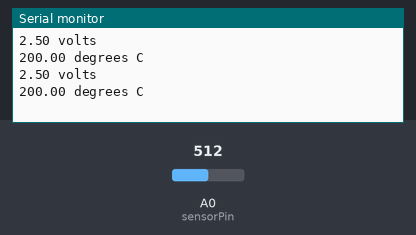
A program run on a simulated Arduino Uno, built with avr-gcc and run on an emulated ATmega328P. Shown: the last lines printed to the serial monitor. The inputs (shaded band) are chosen by the test bench; at power-on: A0 (sensorPin) = 512. The ROS host is connected and sends only what is stated.

Above: at 2.8 s.
2.9 s: A0 (sensorPin) set to 716
At 4.6 s:
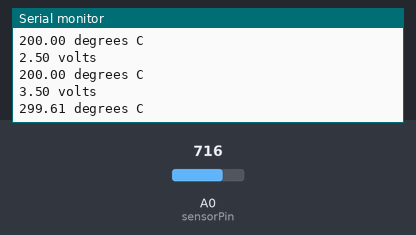
5.6 s: A0 (sensorPin) set to 900
At 7.4 s:
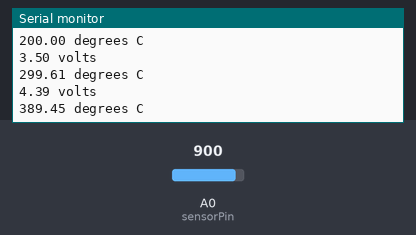
Timing chart, 0 to 8.9 s (numbered marks = the images above; inputs shaded):
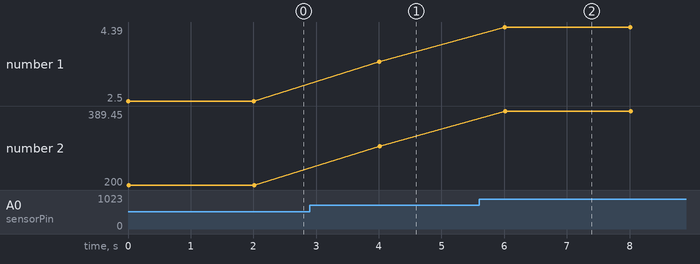

The program:

main.cpp
```cpp
#include <Arduino.h>
#include <ros.h>
#include <std_msgs/Float32.h>

int sensorPin = A0;
ros::NodeHandle nh;
std_msgs::Float32 tempC;
ros::Publisher pub("sensor_temperature", &tempC);

void setup()
{
  Serial.begin(9600);
  nh.initNode();
  nh.advertise(pub);
}

void loop()
{
 int reading = analogRead(sensorPin);
 float voltage = reading * 5.0;
 voltage /= 1024.0;

 Serial.print(voltage); Serial.println(" volts");

 float temperatureC = (voltage - 0.5) * 100 ;
 Serial.print(temperatureC);
 Serial.println(" degrees C");

 tempC.data = temperatureC;
 pub.publish(&tempC);
 nh.spinOnce();

 delay(2000);
}
```

Measured:
- after the input at 2.9 s, the serial monitor: prints a new line after 1.1 s (image 1)
- after the input at 5.6 s, the serial monitor: prints a new line after 0.41 s (image 2)
- plotted number 1: 2.5 → 3.5 after the input at 2.9 s, 3.5 → 4.39 after the input at 5.6 s
- plotted number 2: 200 → 299.61 after the input at 2.9 s, 299.61 → 389.45 after the input at 5.6 s
